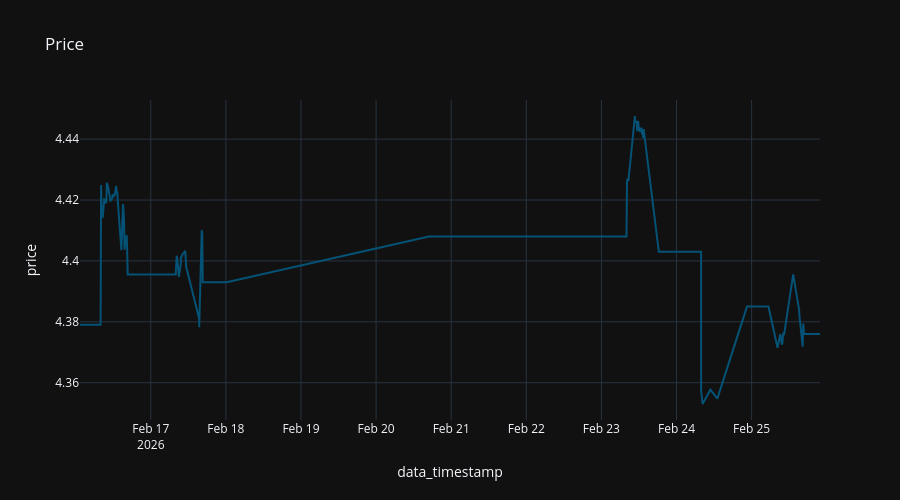

Notebook source saved alongside this figure:
### Code cell
x = df[df['ticker'] == asset_ticker][['data_timestamp', 'price', 'ticker']].sort_values(by="data_timestamp")

fig = px.line (
  x,
  "data_timestamp",
  "price",
  title="Price"
#   color_discrete_sequence="Tealgrn_r",
)

fig.update_layout (
  height=500,
)

### Figure 1 — Plotly figure (JSON) as saved in the notebook; plotly's stock layout.template omitted (floating-point values rounded to 4 significant figures; data arrays with more than 128 entries replaced by an {"elided": "..."} marker saying what was removed)
{"data": [{"hovertemplate": "data_timestamp=%{x}<br>price=%{y}<extra></extra>", "legendgroup": "", "line": {"color": "rgb(4, 82, 117)", "dash": "solid"}, "marker": {"symbol": "circle"}, "mode": "lines", "name": "", "orientation": "v", "showlegend": false, "type": "scatter", "x": {"elided": "717 str values"}, "xaxis": "x", "y": {"elided": "717 float values"}, "yaxis": "y"}], "layout": {"height": 500, "legend": {"tracegroupgap": 0}, "title": {"text": "Price"}, "xaxis": {"anchor": "y", "domain": [0, 1], "title": {"text": "data_timestamp"}}, "yaxis": {"anchor": "x", "domain": [0, 1], "title": {"text": "price"}}}}
